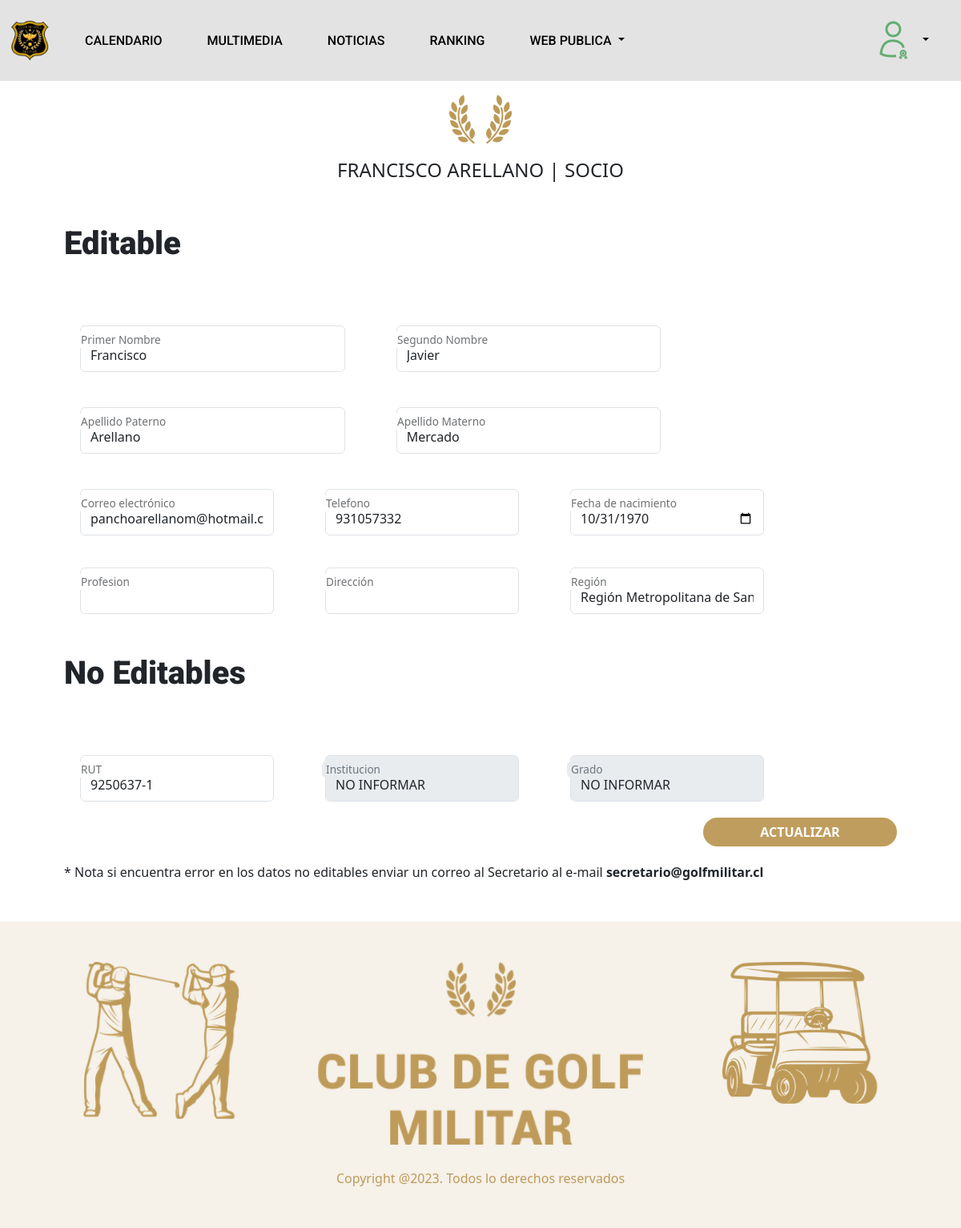
/perfil/ (signed in), run on an earlier commit of the app's database.
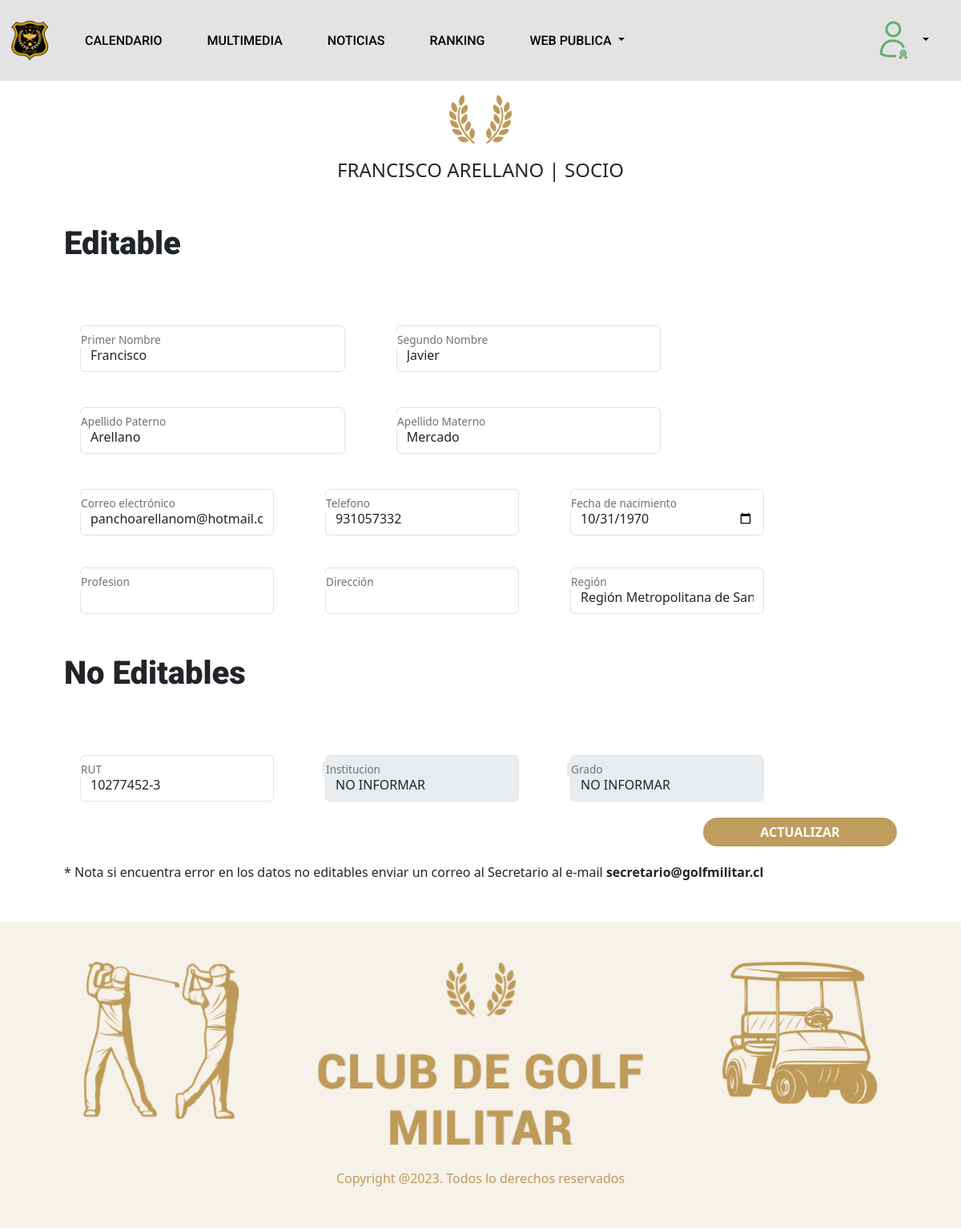
And on a later commit of the database.
### usuarios/models.py (models this page shows, shortened)
class Usuario(AbstractBaseUser):
    email                   = models.EmailField(verbose_name="email", max_length=255, unique=False, null=True)
    is_active               = models.BooleanField(default= True)  # para ingresar al login
    is_admin                = models.BooleanField(default= False) # para ingresar al admin
    rut                     = models.CharField(max_length=12,  unique=True, verbose_name="Rut")
    primer_nombre           = models.CharField(max_length=200, blank=True, null=False, verbose_name="Primer nombre")
    segundo_nombre          = models.CharField(max_length=200, blank=True, null=True, verbose_name="Segundo nombre")
    apellido_paterno        = models.CharField(max_length=200, blank=True, null=False, verbose_name="Apellido paterno")
    apellido_materno        = models.CharField(max_length=200, blank=True, null=False, verbose_name="Apellido materno")
    fecha_nacimiento        = models.DateField(blank=True, null=True, verbose_name="Fecha de nacimiento")
    telefono                = models.CharField(max_length=200,blank=True, null=True, verbose_name="Celular")
    sexo                    = models.CharField(max_length=1, choices=sexos, default="M", verbose_name="Genero")
    eCivil                  = models.CharField(max_length=30, choices=civil, default="NI", verbose_name="Estado Civil")
    perfil                  = models.CharField(max_length=20, choices=perfil, default="S") # ej. socio,invitado, capitan, tesorero...
    estado                  = models.CharField(max_length=20, choices=estado, default="A")  # en que estado se encuentra la cuenta ej. activa, inactiva, suspendida
    categoria               = models.CharField(max_length=20, choices=categoria, default="NI")  # en que estado se encuentra la cuenta ej. activa, inactiva, suspendida
    situacionEspecial       = models.BooleanField(default=False, verbose_name="Situación Especial")
    fundador                = models.BooleanField(default=False, verbose_name="Fundador")
    institucion             = models.CharField(max_length=20, choices=instituciones, default="NI",blank=True)  # en que estado se encuentra la cuenta ej. activa, inactiva, suspendida
    grado                   = models.CharField(max_length=5, choices=grados, default="NI", blank=True)  # en que estado se encuentra la cuenta ej. activa, inactiva, suspendida
    condicion               = models.CharField(max_length=20, choices=condicion, default="NI", blank=True)  # en que estado se encuentra la cuenta ej. activa, inactiva, suspendida
    profesion               = models.CharField(max_length=200, blank=True, null=True, verbose_name="Profesión")
    fecha_incorporacion     = models.DateField(blank=True, null=True, default=datetime.date.today, verbose_name="Fecha de incorporacion")
    direccion       = models.CharField(max_length=200, blank=True, null= True, verbose_name="Direccion")
    region          = models.CharField(max_length=50,choices= regiones, blank=True, default= ' ', verbose_name="Region")
    tiempoGracia    = models.IntegerField(default=30, verbose_name="Tiempo Gracia")
    objects = MyUserManager()
    USERNAME_FIELD = "rut"
    REQUIRED_FIELDS = ["email",'apellido_paterno','primer_nombre']

### socios/views.py (the view, shortened to what this page needs)
# urls.py: path('perfil/', perfil.as_view(), name='perfil'),
class perfil(AutentificadoMixin,UpdateView):
    model = Usuario
    form_class = FormularioPerfilUpdate
    template_name = "socio/views/perfil.html"
    def get_context_data(self, **kwargs):
        contexto = super().get_context_data(**kwargs)
        contexto["nameWeb"] = nameWeb
        contexto["title"] = 'PERFIL'
        contexto['name'] = self.request.user.primer_nombre +' ' +self.request.user.apellido_paterno + ' | ' + self.request.user.get_perfil_display()
        contexto['btnAction']   = 'ACTUALIZAR'
        contexto['urlForm']     = self.request.path
        contexto['rol'] = self.request.user.perfil
        contexto['user']  = self.get_object()
        elClubMenu = ElClub.objects.order_by('order')
        contexto['elClub'] = list(elClubMenu.values('archivo', 'titulo'))
        return contexto
    def get_object(self, **kwargs):
        current_user =  Usuario.objects.get(rut=self.request.user.rut)
        return current_user

### socios/mixins.py (called while the page is built)
    def dispatch(self, request, *args, **kwargs):
        if request.user.is_authenticated:
            return super().dispatch(request, *args, **kwargs)
        else:
            return redirect('login')

### socios/templates/socio/views/perfil.html (shortened to what this page needs)
{% extends "web/root/origin.html" %}
{% load static %}
{% static "" as baseUrl %}
{% block header %}
      {% include "socio/header/header_socios.html" %}
{% endblock %}
{% block appJsCss %}
<link href="{% static 'socio/css/toastr.min.css' %}" rel="stylesheet">
{% endblock %}
{% block body %}
      <div class="container marketing" id="contacto">
        <div class="row">
          <div class="col-lg-12 text-center"><br><br>
            <img src="{% static 'web/assets/logos/laurelDorado.png' %}  " style="padding-bottom: 0px!important; padding-top: 20px!important" />
            <h1 class="text-center" style="padding:5px">{{ titulo | upper}}</h1>
            <h4 class="text-center"style="padding-bottom:15px" > {{ name | upper}}</h4>
          </div>
        </div>
        <form enctype="multipart/form-data" id="form_edicion" class="contact-form c-mb-30 c-gutter-30 col-lg-12" action= "{{urlForm}}"  method="POST" > {% csrf_token %}
          <div class="row">
                <div col-lg-12> <h1>Editable</h1></div>
                <div class="col-lg-4 form-floating">
                  {{form.primer_nombre}}
                  <label> {{form.primer_nombre.label}}</label>
                </div>
                 <div class="col-lg-4 form-floating">
                  {{form.segundo_nombre}}
                  <label> {{form.segundo_nombre.label}}</label>
                </div>
                 <div class="col-lg-4 form-floating">
                  {{form.apellido_paterno}}
                  <label> {{form.apellido_paterno.label}}</label>
                </div>
                 <div class="col-lg-4 form-floating">
                  {{form.apellido_materno}}
                  <label> {{form.apellido_materno.label}}</label>
                </div>
                <div class="col-lg-3 form-floating">
                  {{form.email}}
                  <label> {{form.email.label}}</label>
                </div>
                <div class="col-lg-3 form-floating">
                  {{form.telefono}}
                  <label> {{form.telefono.label}}</label>
                </div>
                <div class="col-lg-3 form-floating">
                  {{form.fecha_nacimiento}}
                  <label> {{form.fecha_nacimiento.label}}</label>
                </div>
                <div class="col-lg-3 form-floating">
                  {{form.profesion}}
                  <label> {{form.profesion.label}}</label>
                </div>
                <div class="col-lg-3 form-floating">
                  {{form.direccion}}
                  <label> {{form.direccion.label}}</label>
                </div>
                <div class="col-lg-3 form-floating">
                  {{form.region}}
                  <label> {{form.region.label}}</label>
                </div>
                <div col-lg-12>
                  <h1>No Editables</h1>
                </div>
                <div class="col-lg-3 form-floating">
                  {{form.rut}}
                  <label> {{form.rut.label}}</label>
                </div>
                <div class="col-lg-3 form-floating">
                  {{form.institucion }}
                  <label> {{form.institucion.label}}</label>
                </div>
                <div class="col-lg-3 form-floating">
                  {{form.grado}}
                  <label> {{form.grado.label}}</label>
                </div>
          </div>
          <div class="row justify-content-end">
              <div class="col-lg-3">
                  <button type="button" onclick="updatePerfil()"  class="btn btn-primary"><strong>{{ btnAction }}</strong></button>
              </div>
          </div>
          <div> <p style="padding-top:20px">* Nota si encuentra error en los datos no editables enviar un correo al Secretario al e-mail <strong>secretario@golfmilitar.cl</strong></p></div>
        </form>
      </div>
{% endblock %}

What changed in the data, as far as the page shows it:
changed Usuario "Francisco": rut "9250637-1" → "10277452-3"
